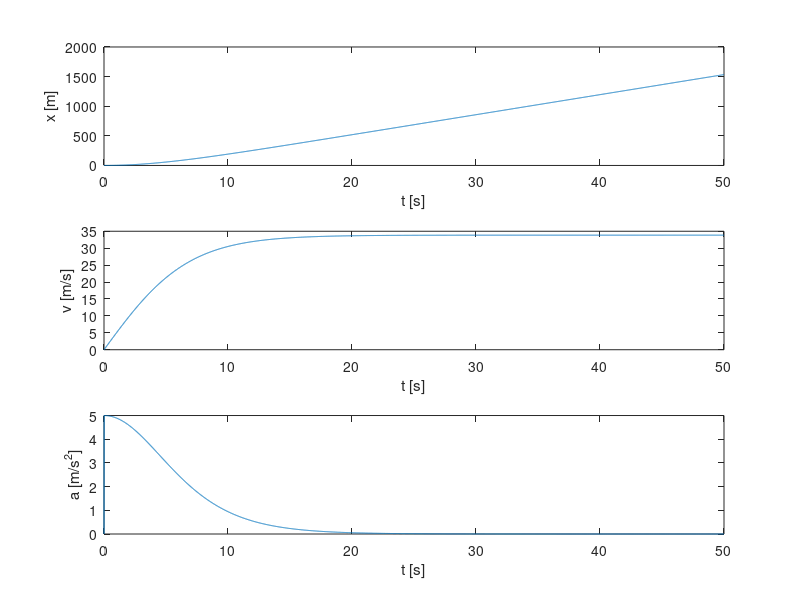

Source code (MATLAB):
clear all; clf; 
% Physical constants
F = 400;     % N 
m = 80;      % kg
rho = 1.293; % kg/m^3
A = 0.45;    % m^2
C_D = 1.2;
w = 0;       % m/s
dt = 0.01;   % s
time = 50;   % s
% Initial conditions
v0 = 0;
x0 = 0;
% Numerical initialization
n = time/dt;
x = zeros(n, 1);
v = zeros(n, 1);
a = zeros(n, 1);
t = zeros(n, 1);
% Set initial values
x(1) = x0;
v(1) = v0;
% Integration loop
for i = 1:n-1
    a(i+1) = (F - 0.5*rho*C_D*A*(v(i))^2)/m;
    v(i+1) = v(i) + a(i+1)*dt;
    x(i+1) = x(i) + v(i+1)*dt;
    t(i+1) = t(i) + dt;
end
disp(max(v)) % 33.8492 m/s is the numerical terminal velocity 
% Plot results
subplot(3,1,1);
plot(t,x);
xlabel('t [s]');
ylabel('x [m]');
subplot(3,1,2);
plot(t,v);
xlabel('t [s]');
ylabel('v [m/s]');
subplot(3,1,3);
plot(t,a);
xlabel('t [s]');
ylabel('a [m/s^2]');